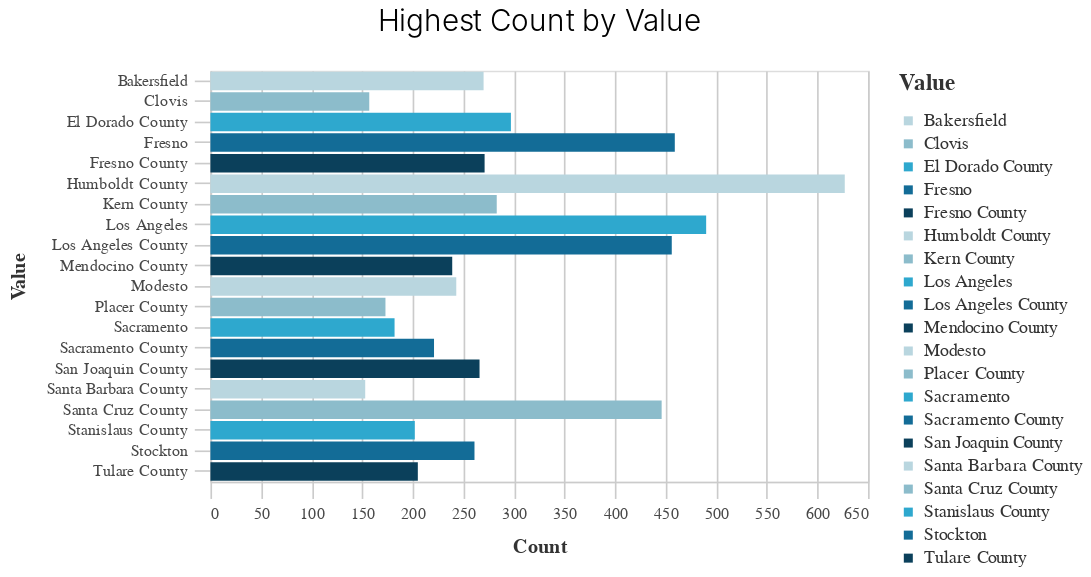

Source (notebook cell):
### Code cell
_dla_utils.basic_bar_chart((df3>>filter(_.variable=="primary_agency_name")),
                           "count", "value")

### Figure 1 — Vega-Lite specification as saved in the notebook (floating-point values rounded to 4 significant figures)
{"config": {"view": {"continuousWidth": 400, "continuousHeight": 300}, "axis": {"domainColor": "#cbcbcb", "grid": true, "gridColor": "#cbcbcb", "gridWidth": 1, "labelColor": "#474747", "labelFont": "Nunito Sans", "labelFontSize": 10, "labelPadding": 4, "tickColor": "#cbcbcb", "tickSize": 10, "titleColor": "#333", "titleFont": "Raleway", "titleFontSize": 12, "titlePadding": 10}, "axisBand": {"grid": false}, "background": "white", "font": "Raleway", "header": {"labelFont": "Nunito Sans", "titleFont": "Raleway"}, "legend": {"labelColor": "#333", "labelFont": "Nunito Sans", "labelFontSize": 11, "labelLimit": 0, "padding": 1, "symbolSize": 30, "symbolType": "square", "titleColor": "#333", "titleFont": "Raleway", "titleFontSize": 14, "titlePadding": 10}, "title": {"anchor": "middle", "font": "Raleway", "fontSize": 18, "fontWeight": 300, "offset": 20}}, "data": {"name": "data-bc9a883ae414394a3f706c75dec88ac0"}, "mark": "bar", "encoding": {"color": {"field": "value", "legend": {"title": "Value"}, "scale": {"range": ["#B9D6DF", "#8CBCCB", "#2EA8CE", "#136C97", "#0B405B"]}, "type": "nominal"}, "x": {"field": "count", "sort": "-y", "title": "Count", "type": "quantitative"}, "y": {"field": "value", "title": "Value", "type": "nominal"}}, "height": 250, "title": "Highest Count by Value", "width": 400, "$schema": "https://vega.github.io/schema/vega-lite/v4.17.0.json", "datasets": {"data-bc9a883ae414394a3f706c75dec88ac0": [{"value": "Humboldt County", "count": 627, "variable": "primary_agency_name"}, {"value": "Los Angeles", "count": 490, "variable": "primary_agency_name"}, {"value": "Fresno", "count": 459, "variable": "primary_agency_name"}, {"value": "Los Angeles County", "count": 456, "variable": "primary_agency_name"}, {"value": "Santa Cruz County", "count": 446, "variable": "primary_agency_name"}, {"value": "El Dorado County", "count": 297, "variable": "primary_agency_name"}, {"value": "Kern County", "count": 283, "variable": "primary_agency_name"}, {"value": "Fresno County", "count": 271, "variable": "primary_agency_name"}, {"value": "Bakersfield", "count": 270, "variable": "primary_agency_name"}, {"value": "San Joaquin County", "count": 266, "variable": "primary_agency_name"}, {"value": "Stockton", "count": 261, "variable": "primary_agency_name"}, {"value": "Modesto", "count": 243, "variable": "primary_agency_name"}, {"value": "Mendocino County", "count": 239, "variable": "primary_agency_name"}, {"value": "Sacramento County", "count": 221, "variable": "primary_agency_name"}, {"value": "Tulare County", "count": 205, "variable": "primary_agency_name"}, {"value": "Stanislaus County", "count": 202, "variable": "primary_agency_name"}, {"value": "Sacramento", "count": 182, "variable": "primary_agency_name"}, {"value": "Placer County", "count": 173, "variable": "primary_agency_name"}, {"value": "Clovis", "count": 157, "variable": "primary_agency_name"}, {"value": "Santa Barbara County", "count": 153, "variable": "primary_agency_name"}]}}
